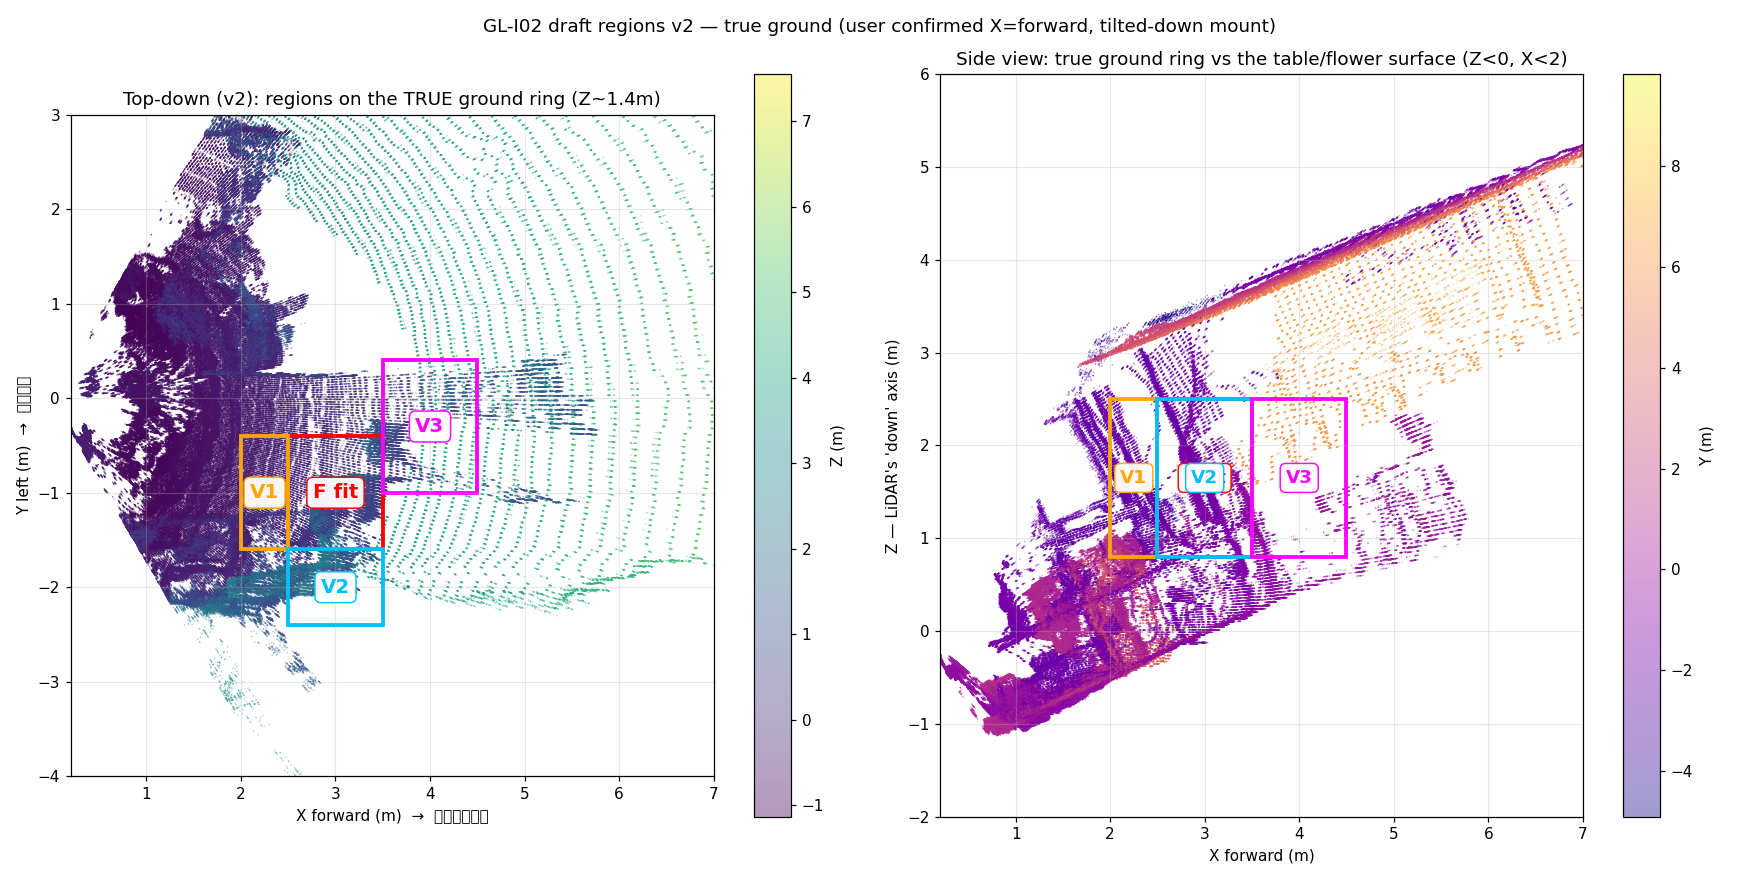

Python code for this plot:
"""Real ground preview, v2 (after user clarified sensor mount)."""
import sys
sys.path.insert(0, "src/human_fall_detection")

import numpy as np
import matplotlib
matplotlib.use("Agg")
import matplotlib.pyplot as plt
from matplotlib.patches import Rectangle

from core.capture_input import load_adapted

manifest, points = load_adapted(
    "docs/human_fall/evidence/2026-10-03_gl_i01_r1/prepared/cap_20261002_163621.npz")
nz = points[np.any(points != 0.0, axis=1)].astype(np.float64)

# Candidate regions on the TRUE ground ring (Z~1.4, X 2~5m, Y mostly -2~0.5)
FIT = (2.5, 3.5, -1.6, -0.4, 0.8, 2.5)
V1 = (2.0, 2.5, -1.6, -0.4, 0.8, 2.5)
V2 = (2.5, 3.5, -2.4, -1.6, 0.8, 2.5)
V3 = (3.5, 4.5, -1.0, 0.4, 0.8, 2.5)

fig, axes = plt.subplots(1, 2, figsize=(16, 8), dpi=110)

ax = axes[0]
sub = nz[::6]
sc = ax.scatter(sub[:, 0], sub[:, 1], c=sub[:, 2], cmap="viridis",
                s=1, alpha=0.4, linewidths=0)
plt.colorbar(sc, ax=ax, label="Z (m)")
for name, (xmin, xmax, ymin, ymax, _, _), color in [
        ("F fit", FIT, "red"),
        ("V1", V1, "orange"),
        ("V2", V2, "deepskyblue"),
        ("V3", V3, "magenta")]:
    ax.add_patch(Rectangle((xmin, ymin), xmax - xmin, ymax - ymin,
                           fill=False, edgecolor=color, linewidth=2.5))
    cx, cy = (xmin + xmax) / 2, (ymin + ymax) / 2
    ax.text(cx, cy, name, color=color, fontsize=13, weight="bold",
            ha="center", va="center",
            bbox=dict(boxstyle="round,pad=0.3", facecolor="white",
                      edgecolor=color, alpha=0.95))
ax.set_xlim(0.2, 7)
ax.set_ylim(-4, 3)
ax.set_xlabel("X forward (m)  →  机器人正前方")
ax.set_ylabel("Y left (m)  →  机器人左")
ax.set_title("Top-down (v2): regions on the TRUE ground ring (Z~1.4m)")
ax.grid(True, alpha=0.3)
ax.set_aspect("equal")

ax = axes[1]
sub = nz[::6]
sc = ax.scatter(sub[:, 0], sub[:, 2], c=sub[:, 1], cmap="plasma",
                s=1, alpha=0.4, linewidths=0)
plt.colorbar(sc, ax=ax, label="Y (m)")
for name, (xmin, xmax, ymin, ymax, zmin, zmax), color in [
        ("F fit", FIT, "red"),
        ("V1", V1, "orange"),
        ("V2", V2, "deepskyblue"),
        ("V3", V3, "magenta")]:
    ax.add_patch(Rectangle((xmin, zmin), xmax - xmin, zmax - zmin,
                           fill=False, edgecolor=color, linewidth=2.5))
    cx, cz = (xmin + xmax) / 2, (zmin + zmax) / 2
    ax.text(cx, cz, name, color=color, fontsize=12, weight="bold",
            ha="center", va="center",
            bbox=dict(boxstyle="round,pad=0.3", facecolor="white",
                      edgecolor=color, alpha=0.95))
ax.set_xlim(0.2, 7)
ax.set_ylim(-2, 6)
ax.set_xlabel("X forward (m)")
ax.set_ylabel("Z — LiDAR's 'down' axis (m)")
ax.set_title("Side view: true ground ring vs the table/flower surface (Z<0, X<2)")
ax.grid(True, alpha=0.3)

fig.suptitle("GL-I02 draft regions v2 — true ground (user confirmed X=forward, tilted-down mount)",
             fontsize=12)
fig.tight_layout()
out = "docs/human_fall/evidence/2026-10-03_gl_i02_r1/codex_review_01/draft_preview_v2.png"
fig.savefig(out)
print("wrote", out)

# Stats
def stat(b):
    xmin, xmax, ymin, ymax, zmin, zmax = b
    m = (nz[:, 0] >= xmin) & (nz[:, 0] < xmax) & (nz[:, 1] >= ymin) & (nz[:, 1] < ymax) & (nz[:, 2] >= zmin) & (nz[:, 2] <= zmax)
    sel = nz[m]
    return len(sel), (sel[:, 2].min(), np.median(sel[:, 2]), sel[:, 2].max()) if len(sel) else None

print()
for nm, b in [("FIT", FIT), ("V1", V1), ("V2", V2), ("V3", V3)]:
    n, z = stat(b)
    print("%s  %s  n=%7d  Z=[%+.2f, %+.2f, %+.2f]" % (nm, b, n, z[0], z[1], z[2]))
